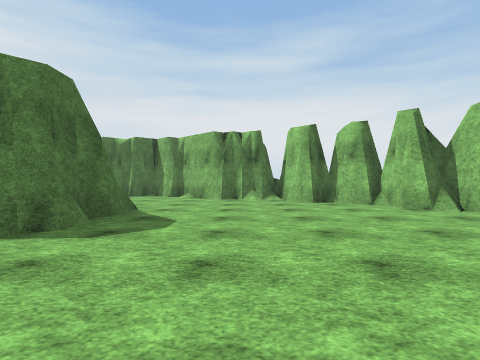
view 1 (above)

21 first-person views from a walk through a Unity game level. The camera is 1.2 m above the floor, looks level and sees 80° across. The floor is counted in squares, 1.8 m on a side. Each view is taken from the middle of a square. On the plan, view 1 faces up. The plan holds only what a view shows up to about 9 squares ahead; the rest is blank. The place goes on beyond the plan. The player character is not drawn. Surface patterns are stand-ins for the level's own textures.

view 2
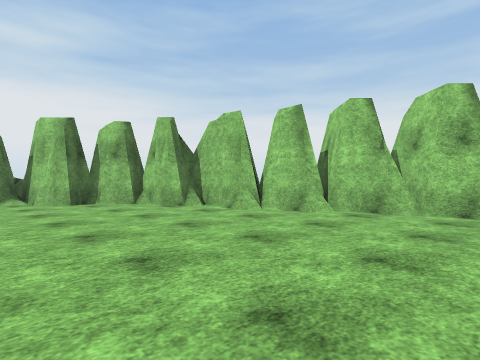

view 3
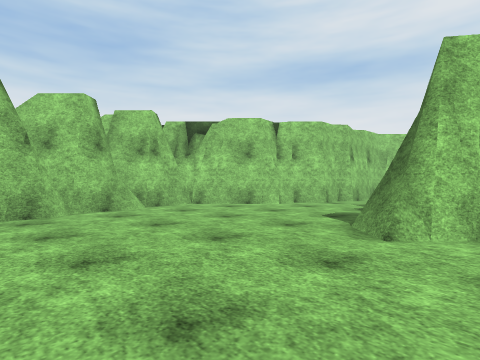

view 4
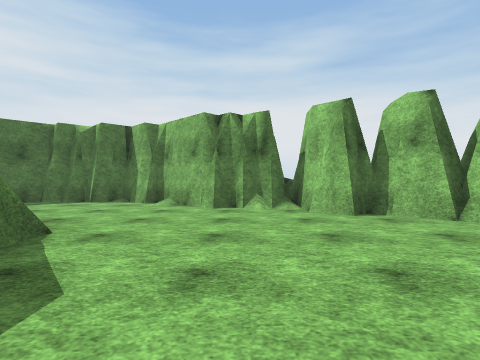

view 5
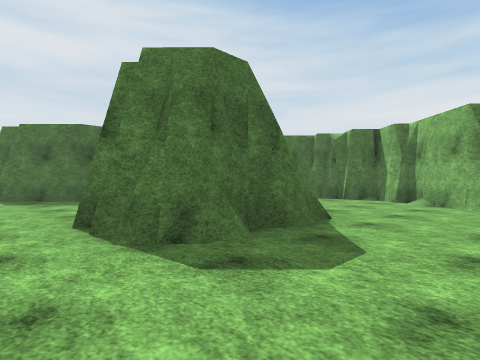

view 6
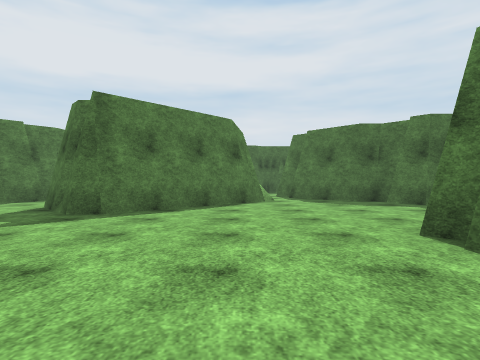

view 7
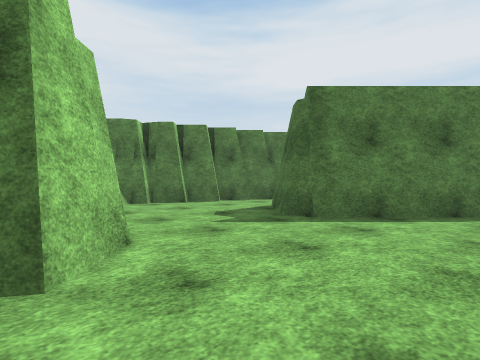

view 8
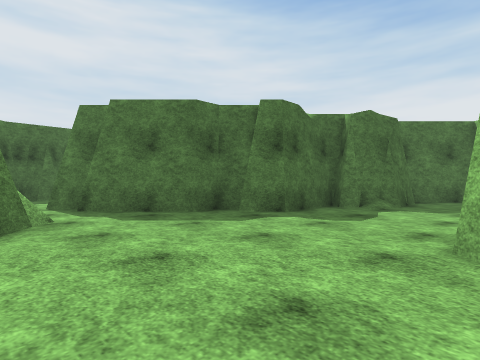

view 9
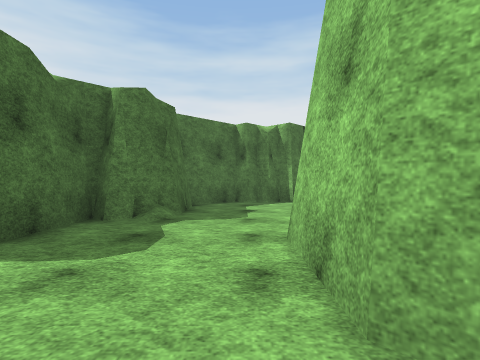

view 10
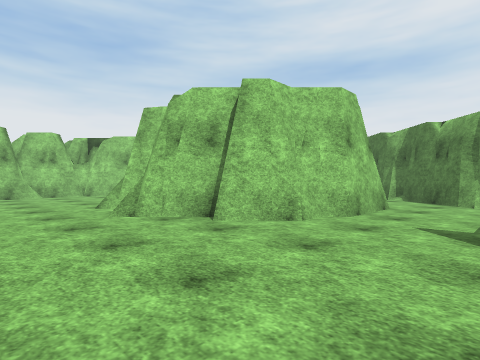

view 11
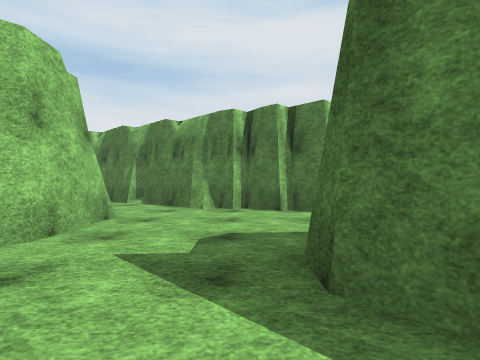

view 12
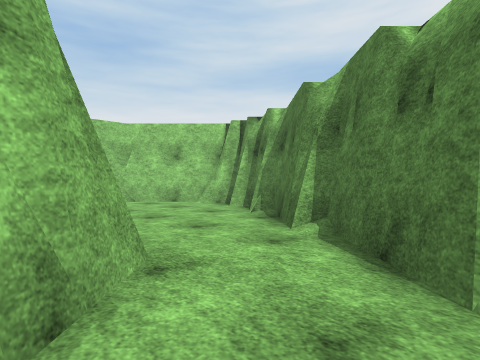

view 13
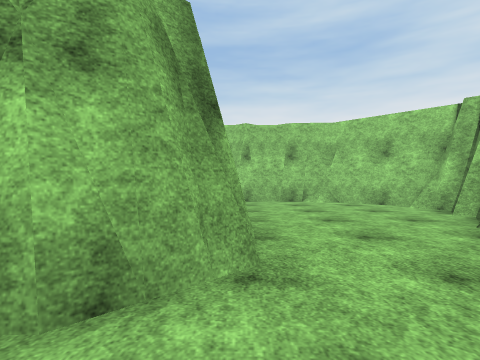

view 14
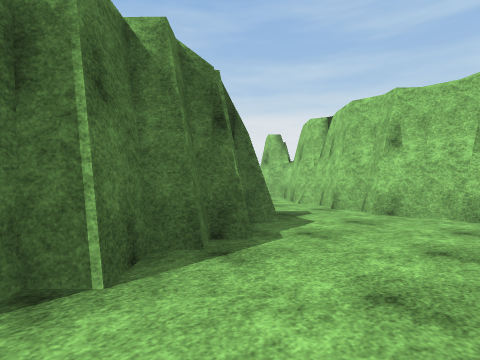

view 15
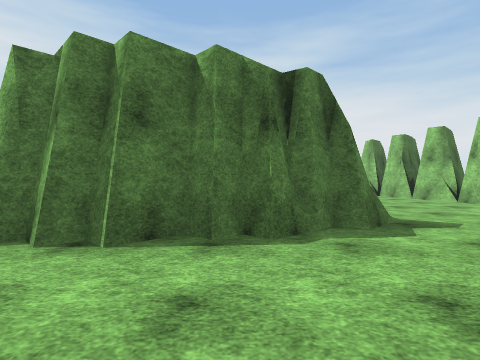

view 16
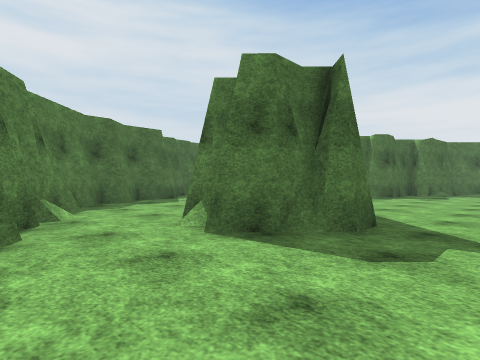

view 17
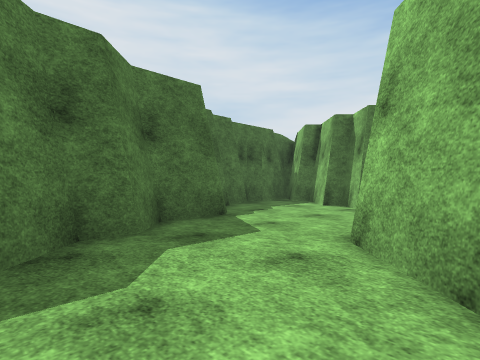

view 18
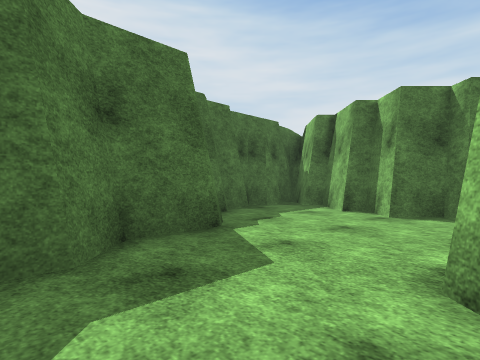

view 19
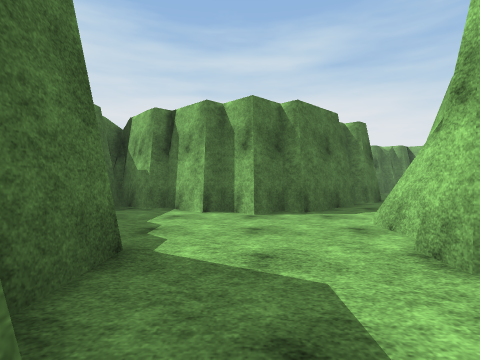

view 20
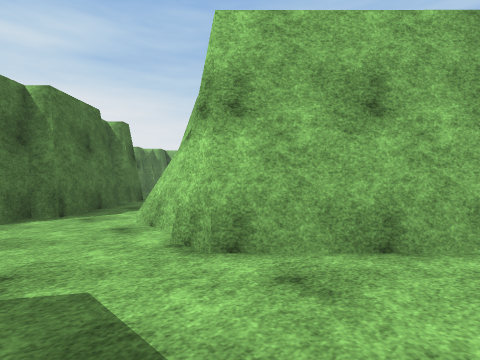

view 21
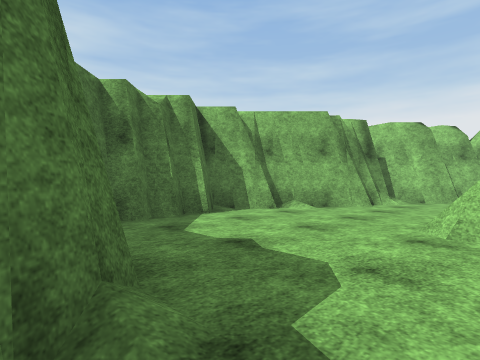

### Floor plan
Key: @ floor where view 1 was taken; # wall or solid block; . floor; = window, fence, low wall or low ledge.
Columns run from 16 left of view 1 to 7 right of it. Each row starts with its distance up from view 1.
 12          ######
 11          #....##
 10          #.....####
  9         ##........###
  8        ##...=......##
  7        #....##......##
  6       ##...###.......#
  5      ##....###.......##
  4 ######.....###........#
  3 #.###.......##........##
  2 #.....................##
  1 #....###...............#
  0 ##...####......=@......#
 -1  ##..#####....####.....#
 -2   #...####...##   .....#
 -3   #....###...#    ....##
 -4   ###........#   ##..##
 -5     ###......######.##
 -6       ####...###....#
 -7         ####........#
 -8            ##.......#
 -9             ###.....#
-10               ###.###
-11                 ###

Where each view was taken, in squares from view 1:
view 1: 0 up, 0 right, facing up
view 2: 0 up, 0 right, facing up-right
view 3: 3 up, 0 right, facing down-right
view 4: 3 up, 0 right, facing up
view 5: 2 up, 0 right, facing up-left
view 6: 1 up, 1 left, facing left
view 7: 1 up, 2 left, facing down-left
view 8: 1 up, 5 left, facing up-left
view 9: 3 up, 6 left, facing up
view 10: 2 up, 6 left, facing down-right
view 11: 0 up, 6 left, facing down
view 12: 5 down, 5 left, facing down-right
view 13: 6 down, 5 left, facing right
view 14: 8 down, 2 left, facing up-right
view 15: 9 down, 0 right, facing up
view 16: 6 down, 5 left, facing up-left
view 17: 4 down, 10 left, facing up-left
view 18: 3 down, 11 left, facing up-left
view 19: 3 down, 13 left, facing up
view 20: 3 down, 13 left, facing up-right
view 21: 7 up, 8 left, facing up-right
